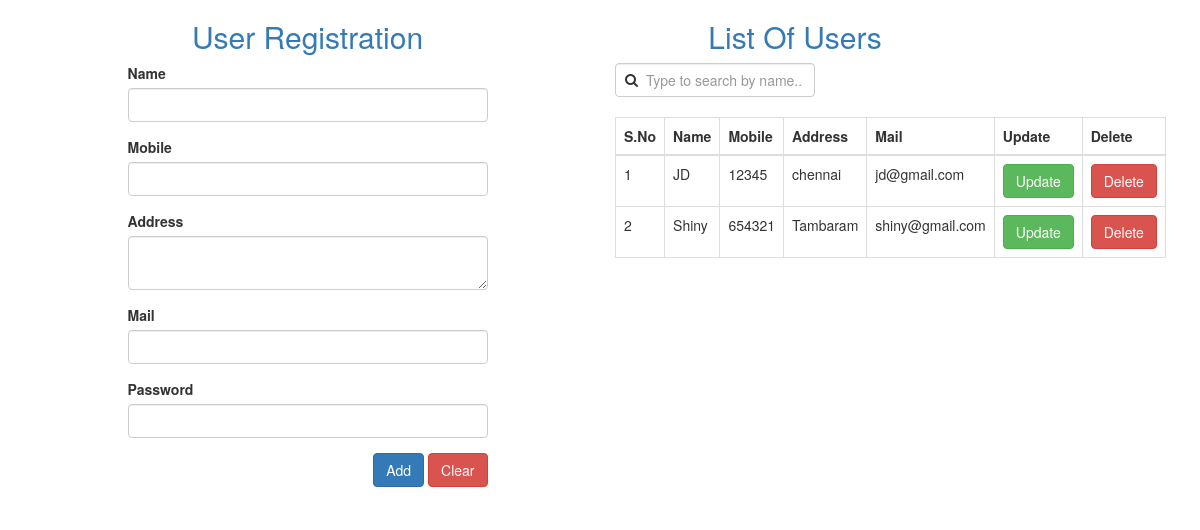
Before: / with the older database file.
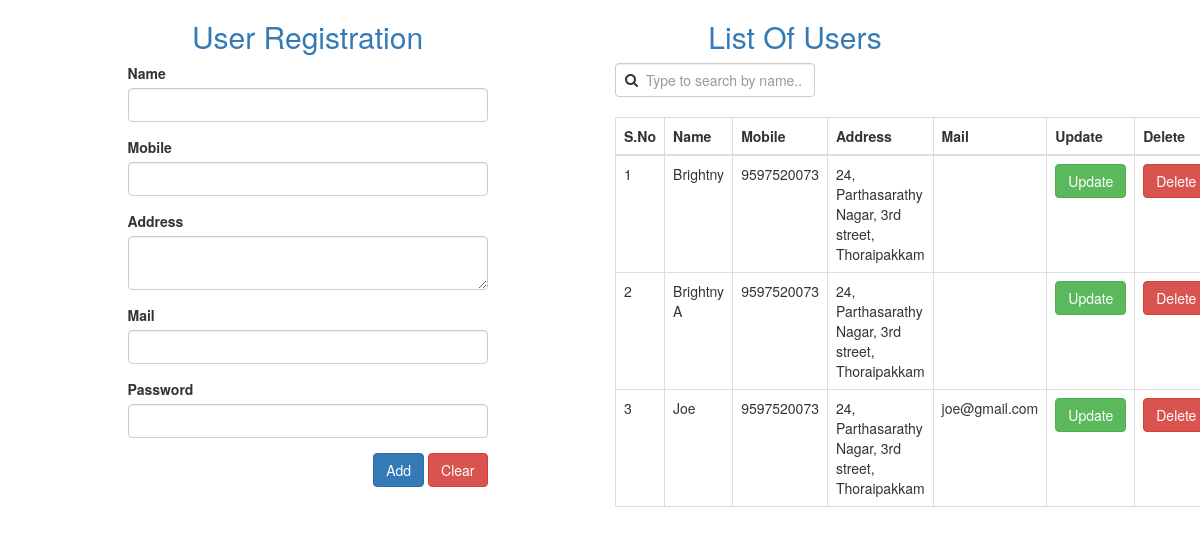
After: the same page with the newer database file.
### static_app/models.py (models this page shows, shortened)
class User(models.Model):
    Name=models.CharField(max_length=20, default='')
    Mail=models.CharField(default='')
    Address=models.CharField(max_length=30, default='')
    Mobile=models.BigIntegerField (default=0)
    Password=models.CharField(max_length=20)

### static_app/views.py (the view, shortened to what this page needs)
# urls.py: path('', views.add_user, name='add_user'),
def add_user(request):
    datas = User.objects.all()
    return render(request, 'Register.html', {'datas': datas})

### static_app/templates/Register.html (shortened to what this page needs)
<!DOCTYPE html>
<html lang="en">
<head>
    {% load static %}
    <link rel="stylesheet" href="{% static 'boostrap/css/bootstrap.min.css' %}">
    <link rel="stylesheet" href="https://cdnjs.cloudflare.com/ajax/libs/font-awesome/4.7.0/css/font-awesome.min.css">
</head>
<body>
    <div class="container-fluid">
        <div class="col-md-offset-1 col-md-4">
            <form action="" method="POST" autocomplete="off">
                <h2 class="text-header text-center text-primary">User Registration</h2>
                <div class="form-group">
                    <label>Name</label>
                    <input type="text" class="form-control" name="name">
                </div>
                <div class="form-group">
                    <label>Mobile</label>
                    <input type="number" class="form-control" name='mobile'>
                </div>
                <div class="form-group">
                    <label>Address</label>
                    <textarea class="form-control" name='address'></textarea>
                </div>
                <div class="form-group">
                    <label>Mail</label>
                    <input class="form-control" name="mail">
                </div>
                <div class="form-group">
                    <label>Password</label>
                    <input type='password' class="form-control" name="password">
                </div>
                <div class="form-group pull-right">
                    <button class="btn btn-primary" type="submit" value="Submit">Add</button>
                    <button class="btn btn-danger" type="reset" value="Clear">Clear</button>
                </div>
            </form>
        </div>
        {% if datas %}
        <div class="col-md-offset-1 col-md-4">
            <h2 class="text-header text-center text-primary">List Of Users</h2>
            <div class="search-container" style="position: relative; display: flex; align-items: center; margin-bottom: 20px;">
                <i class="fa fa-search" style="position: absolute; left: 10px; top: 50%; transform: translateY(-50%);"></i>
                <input type="text" id="liveSearch" class="form-control search-box d-flex" placeholder="Type to search by name..." style="width: 200px; padding-left: 30px;">
            </div>
            <div id="userTableContainer">
                <table class="table table-bordered" id="userTable">
                    <thead>
                        <tr>
                            <th>S.No</th>
                            <th>Name</th>
                            <th>Mobile</th>
                            <th>Address</th>
                            <th>Mail</th>
                            <th>Update</th>
                            <th>Delete</th>
                        </tr>
                    </thead>
                    <tbody>
                        {% for data in datas %}
                            <tr>
                                <td>{{ forloop.counter }}</td>
                                <td class="user-name">{{ data.Name }}</td>
                                <td>{{ data.Mobile }}</td>
                                <td>{{ data.Address }}</td>
                                <td>{{ data.Mail }}</td>
                                <td><a class="btn btn-success" href="{% url 'User_Update' data.id %}">Update</a></td>
                                <td><a class="btn btn-danger" href="{% url 'Delete_User' data.id %}">Delete</a></td>
                            </tr>
                        {% endfor %}
                    </tbody>
                </table>
            </div>
        </div>
        {% endif %}
    </div>
</body>
</html>

Changed rows visible on the page:
removed User: Name "JD", Mobile "12345", Address "chennai", Mail "jd@gmail.com"
removed User: Name "Shiny", Mobile "654321", Address "Tambaram", Mail "shiny@gmail.com"
added User: Name "Brightny", Mobile "9597520073", Address "24, Parthasarathy Nagar, 3rd street, Thoraipakkam"
added User: Name "Brightny A", Mobile "9597520073", Address "24, Parthasarathy Nagar, 3rd street, Thoraipakkam"
added User: Name "Joe", Mobile "9597520073", Address "24, Parthasarathy Nagar, 3rd street, Thoraipakkam", Mail "joe@gmail.com"
